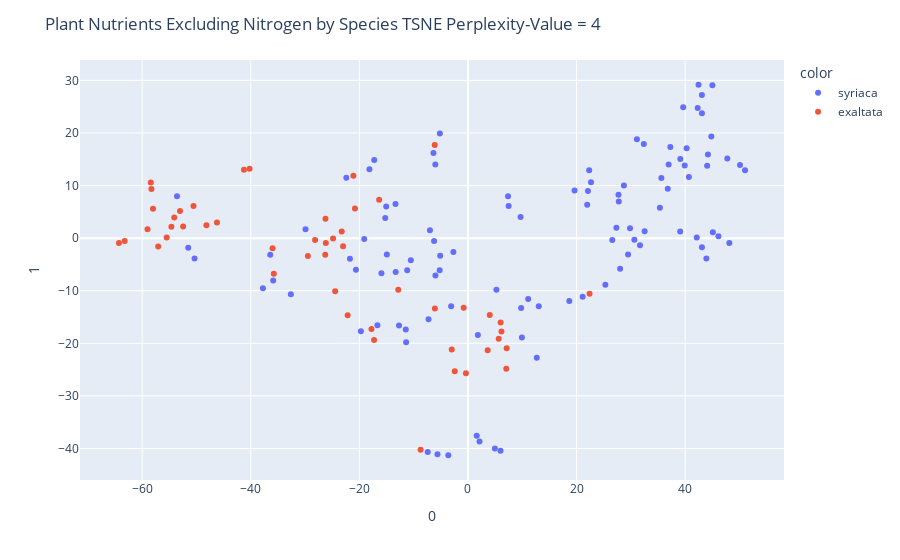

The cell this chart's notebook holds for it:
### Markdown cell above
### TSNE Using Top 100 Genera for Syriaca & Exaltata

### Code cell
X = pivoted_df[top_100.index]

perplexity_value = 4 # Change this to your desired perplexity

tsne = TSNE(n_components=2, perplexity=perplexity_value, random_state=42)
tsne_transformed = tsne.fit_transform(X)


fig = px.scatter(tsne_transformed, x=0, y=1, color=pivoted_df['species'])
fig.update_layout(title = 'Plant Nutrients Excluding Nitrogen by Species TSNE Perplexity-Value = ' + str(perplexity_value))
fig.show()
